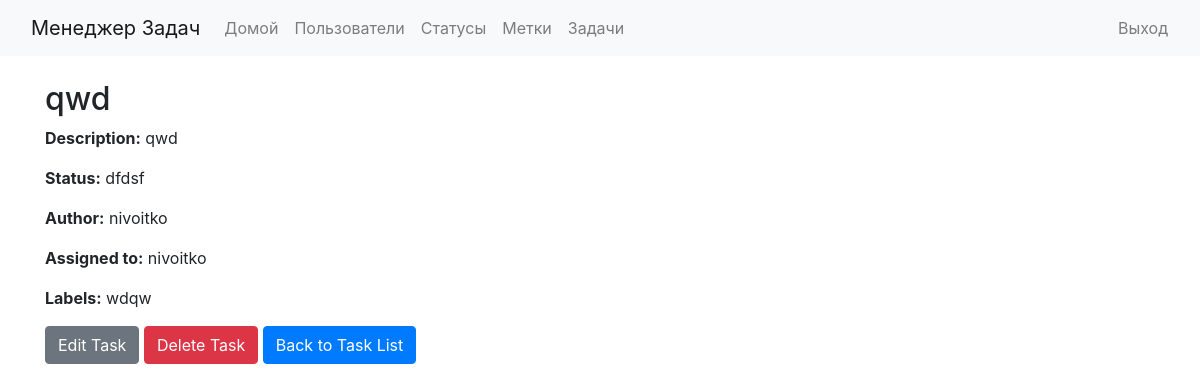
The app's page /tasks/2/ (signed in) with its own data.
### tasks/models.py (models this page shows, shortened)
class Task(models.Model):
    name = models.CharField(max_length=255)
    description = models.TextField()
    status = models.ForeignKey('statuses.Status', on_delete=models.PROTECT)
    assigned_to = models.ForeignKey(User, on_delete=models.PROTECT, null=True, blank=True)
    labels = models.ManyToManyField('labels.Label', related_name='tasks_with_labels', blank=True)
    author = models.ForeignKey(User, on_delete=models.CASCADE, related_name='tasks_created', null=True)

### statuses/models.py (models this page shows, shortened)
class Status(models.Model):
    name = models.CharField(max_length=100, unique=True)

### labels/models.py (models this page shows, shortened)
class Label(models.Model):
    name = models.CharField(max_length=100, unique=True)
    tasks = models.ManyToManyField('tasks.Task', related_name='tasks_with_labels', blank=True)

### tasks/views.py (the view)
# urls.py: path('<int:pk>/', TaskDetailView.as_view(), name='task-detail'),
class TaskDetailView(LoginRequiredMixin, DetailView):
    model = Task
    template_name = 'tasks/task_detail.html'

### tasks/templates/tasks/task_detail.html
{% extends 'base.html' %}
{% block content %}
    <h2>{{ task.name }}</h2>
    <p><strong>Description:</strong> {{ task.description }}</p>
    <p><strong>Status:</strong> {{ task.status.name }}</p>
    <p><strong>Author:</strong> {{ task.author.username }}</p>
    <p><strong>Assigned to:</strong>
        {% if task.assigned_to %}
            {{ task.assigned_to.username }}
        {% else %}
            None
        {% endif %}
    </p>
    <p><strong>Labels:</strong>
        {% for label in task.labels.all %}
            {{ label.name }}{% if not forloop.last %}, {% endif %}
        {% empty %}
            No labels assigned
        {% endfor %}
    </p>
    <a href="{% url 'task-update' task.pk %}" class="btn btn-secondary">Edit Task</a>
    <a href="{% url 'task-delete' task.pk %}" class="btn btn-danger">Delete Task</a>
    <a href="{% url 'task-list' %}" class="btn btn-primary">Back to Task List</a>
{% endblock %}

### records on screen
Task: name "qwd", description "qwd", status.name "dfdsf", author.username "nivoitko", assigned_to.username "nivoitko"
Label: name "wdqw"
